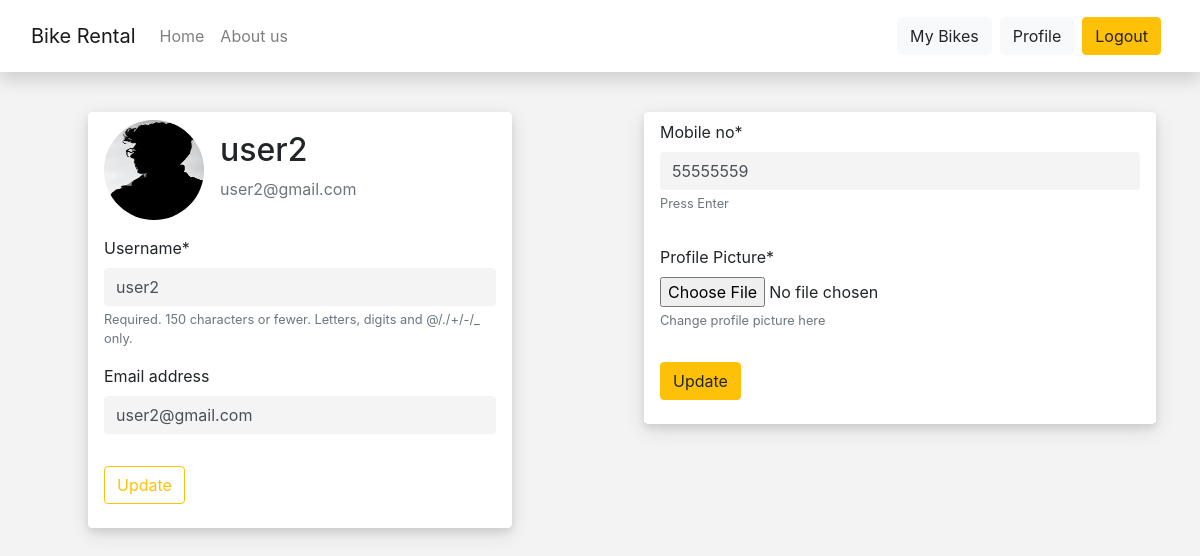
Screenshot of /dealer/profile/ (signed in) with the database file from the repository.
### bikerental/models.py (models this page shows)
class User(AbstractUser):
    is_customer = models.BooleanField(default=False)
    is_dealer = models.BooleanField(default=False)

### dealer/models.py (models this page shows, shortened)
class DealerProfile(models.Model):
    user = models.OneToOneField(User, on_delete=models.CASCADE, primary_key=True)
    profile_pic = models.ImageField(default='default.jpg', upload_to='dealer_profile_pics')

class Dealer(models.Model):
    user = models.OneToOneField(User, on_delete=models.CASCADE, primary_key = True)
    mobile_no = models.DecimalField(max_digits=10, decimal_places=0, blank=False, default='1234567890')

### dealer/views.py (the view)
# urls.py: path('profile/', views.profile, name='customer-profile'),
@login_required
def profile(request):
    if request.method == 'POST':
        d_form = DealerUpdateForm(request.POST, instance=request.user)
        dinfo_form = DealerExtraInfoUpdateForm(request.POST, instance=request.user.dealer)
        dp_form = DealerProfileUpdateForm(request.POST, request.FILES,
                                            instance=request.user.dealerprofile)
        if d_form.is_valid():
            d_form.save()
            messages.success(request,
                             f'Your account has been updated!')
            return redirect('dealer-profile')
        if dinfo_form.is_valid():
            dinfo_form.save()
            messages.success(request,
                             f'Your account has been updated!')
            return redirect('dealer-profile')
        if dp_form.is_valid():
            dp_form.save()
            messages.success(request,
                             f'Your account has been updated!')
            return redirect('dealer-profile')
    else:
        d_form = DealerUpdateForm(instance=request.user)
        dp_form = DealerProfileUpdateForm(instance=request.user.dealerprofile)
        dinfo_form = DealerExtraInfoUpdateForm(instance=request.user.dealer)
    context = {
        'd_form': d_form,
        'dp_form': dp_form,
        'dinfo_form': dinfo_form,
    }
    return render(request, 'dealer/profile.html', context)

### dealer/forms.py
class DealerUpdateForm(forms.ModelForm):
    class Meta:
        model = User
        fields = ['username',
                  'email']

class DealerProfileUpdateForm(forms.ModelForm):
    class Meta:
        model = DealerProfile
        fields = ['profile_pic']
        labels ={
            'profile_pic':'Profile Picture'
        }
        help_texts={
            'profile_pic':'Change profile picture here',
        }
        widgets={
            'profile_pic':forms.FileInput(attrs={'class':'form-control-file'})
        }

### dealer/templates/dealer/profile.html (shortened to what this page needs)
{% extends 'bikerental/base.html' %}
{% load crispy_forms_tags %}
{% block content %}
<div class="row">
    <div class="col-md-6">
        <div class="content-section px-3 py-2">
            <div class="media mb-3">
                <img class="rounded-circle account-img" src="{{ user.dealerprofile.profile_pic.url }}" alt="">
                <div class="media-body">
                    <h2 class="account-heading">{{ user.username }}</h2>
                    <p class="text-secondary">{{ user.email }}</p>
                </div>
            </div>
            <form method="POST" enctype="multipart/form-data" class="">
                <fieldset class="form-group">
                    {{ d_form|crispy }}
                </fieldset>
                <div class="form-group">
                    <button class="btn btn-outline-warning" type="submit">Update</button>
                </div>
            </form>
        </div>
    </div>
    <div class="col-md-6">
        <div class="content-section px-3 py-2" id="profileright">
            <form method="POST" enctype="multipart/form-data" class="">
                <fieldset class="form-group">
                    {{ dinfo_form|crispy }}
                </fieldset>
            </form>
            <form method="POST" enctype="multipart/form-data" class="">
                <fieldset class="form-group">
                    {{ dp_form|crispy }}
                </fieldset>
                <div class="form-group">
                    <button class="btn btn-warning align" type="submit">Update</button>
                </div>
            </form>
        </div>
    </div>
</div>
{% endblock content %}

### static/css/app.css (style rules this page uses)
body { background-image: url('img/bike2.jpg'); background-size: cover; background-attachment: fixed; margin-top: 5rem; }
input[type='text'], input[type='email'], input[type='password'], input[type='number'], input[type='date'] { background-color: rgb(245, 244, 244); border: none; }
.content-section { background-color: white; margin: auto; box-shadow: 0 4px 8px 0 rgba(0, 0, 0, 0.1), 0 6px 20px 0 rgba(66, 47, 47, 0.11); width: 26.5rem; border-radius: 1%; }
.account-img { height: 100px; width: 100px; margin: auto; }

### dealer/templates/dealer/profile.html (style rules this page uses)
body { background-image: none; background-color: #f3f3f3; display: flex; }
#profileright { width: 32rem; }
.media-body { margin: auto; padding-top: .5rem; margin-left: 1rem; }
.row { margin-top: 1rem; display: flex; flex-direction: row; justify-content: center; }

### rows the page displays
User: dealerprofile.profile_pic (picture), username "user2", email "user2@gmail.com"
Dealer: mobile_no "55555559"
